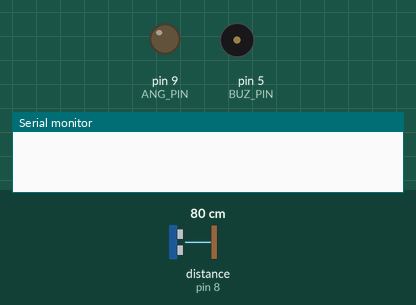
Bench run of a sketch on a simulated Arduino Uno, built with avr-gcc and run on an emulated ATmega328P. Parts: output pins drawn as LEDs (lit = HIGH), buzzer (waves = sounding), the last lines printed to the serial monitor. Wiring (inferred from the names in the program): ultrasonic range finder: trigger pin 7; echo pin 8. The inputs (shaded band) are chosen by the test bench; at power-on: distance to the obstacle (sensor on pin 8) 80 cm. The echo pulse lasts 58.3 µs per cm; pins used as bus, display or sensor lines are not drawn.

Above: at 1.2 s.
1.3 s: distance to the obstacle (sensor on pin 8) set to 32 cm
2.8 s: distance to the obstacle (sensor on pin 8) set to 29 cm
At 3.2 s:
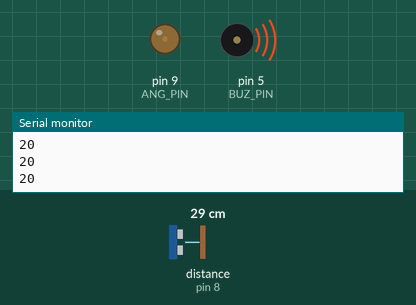
5.8 s: distance to the obstacle (sensor on pin 8) set to 9 cm
At 6.04 s:
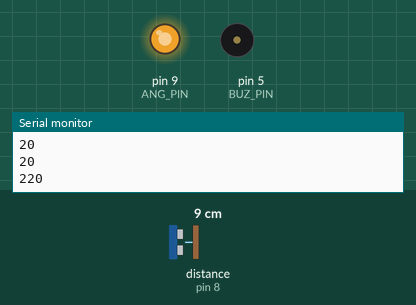
8.8 s: distance to the obstacle (sensor on pin 8) set to 18 cm
At 9.0 s:
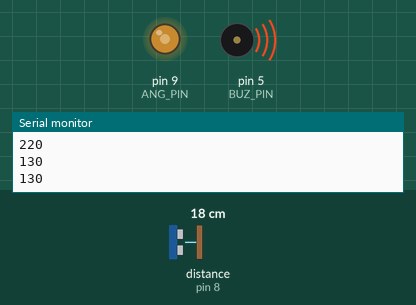
Timing chart, 0 to 12.8 s (numbered marks = the images above; inputs shaded):
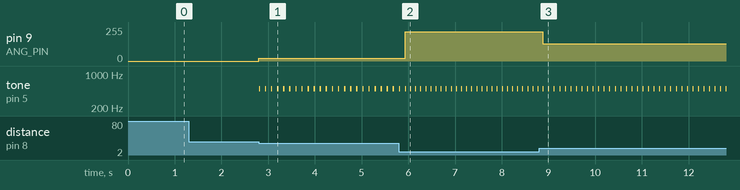

The sketch:

5-25.ino
```cpp
#define TRIG_PIN 7
#define ECHO_PIN 8
#define ANG_PIN 9
#define BUZ_PIN 5
void setup() {
Serial.begin(9600);
pinMode(TRIG_PIN, OUTPUT);
pinMode(ECHO_PIN, INPUT);
pinMode(BUZ_PIN, OUTPUT);
}
void loop()
{
int distance = 0, duration, led_light;
digitalWrite(TRIG_PIN, HIGH);
delayMicroseconds(10);
digitalWrite(TRIG_PIN, LOW);
duration = pulseIn(ECHO_PIN, HIGH);
distance = duration/58; /* 센치미터(cm) */
if(distance > 5 && distance <30){
led_light = 10*(30-distance);
analogWrite(ANG_PIN, led_light);
Serial.println(led_light);
tone(BUZ_PIN,500,distance);
delay(100);
delay(distance);
}
else{
analogWrite(ANG_PIN, 0);
}
}
```

Measured:
- the behaviour switches between 31 and 30 cm on distance to the obstacle (sensor on pin 8) (found by bisection; images 0 and 1)
- after the input at 1.3 s, every drawn part: stays the same
- after the input at 2.8 s, pin 9 (ANG_PIN): 0/255 → 20/255 at once; tone on pin 5 (BUZ_PIN): alternates 500 Hz for 0.03 s and silent for 0.10 s, starting at once
- after the input at 5.8 s, pin 9 (ANG_PIN): 20/255 → 220/255 after 0.13 s
- after the input at 8.8 s, pin 9 (ANG_PIN): 220/255 → 130/255 after 0.08 s
